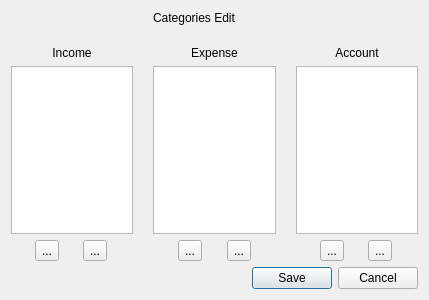
<?xml version="1.0" encoding="UTF-8"?>
<ui version="4.0">
 <class>CategoryDialog</class>
 <widget class="QDialog" name="CategoryDialog">
  <property name="geometry">
   <rect>
    <x>0</x>
    <y>0</y>
    <width>429</width>
    <height>300</height>
   </rect>
  </property>
  <property name="windowTitle">
   <string>Dialog</string>
  </property>
  <property name="layoutDirection">
   <enum>Qt::LayoutDirection::LeftToRight</enum>
  </property>
  <layout class="QGridLayout" name="gridLayout" rowstretch="1,0,0,0,0,0,0">
   <property name="sizeConstraint">
    <enum>QLayout::SizeConstraint::SetDefaultConstraint</enum>
   </property>
   <property name="horizontalSpacing">
    <number>20</number>
   </property>
   <item row="5" column="3">
    <layout class="QHBoxLayout" name="horizontalLayout">
     <property name="spacing">
      <number>0</number>
     </property>
     <item>
      <widget class="QToolButton" name="AccountAddButton">
       <property name="text">
        <string>...</string>
       </property>
       <property name="icon">
        <iconset theme="QIcon::ThemeIcon::ListAdd"/>
       </property>
      </widget>
     </item>
     <item>
      <widget class="QToolButton" name="AccountRemoveButton">
       <property name="text">
        <string>...</string>
       </property>
       <property name="icon">
        <iconset theme="QIcon::ThemeIcon::ListRemove"/>
       </property>
      </widget>
     </item>
    </layout>
   </item>
   <item row="0" column="2">
    <widget class="QLabel" name="label_4">
     <property name="text">
      <string>Categories Edit</string>
     </property>
    </widget>
   </item>
   <item row="3" column="3">
    <widget class="QListView" name="listAccountView">
     <property name="editTriggers">
      <set>QAbstractItemView::EditTrigger::DoubleClicked|QAbstractItemView::EditTrigger::EditKeyPressed|QAbstractItemView::EditTrigger::SelectedClicked</set>
     </property>
    </widget>
   </item>
   <item row="2" column="1">
    <widget class="QLabel" name="label">
     <property name="text">
      <string>Income</string>
     </property>
     <property name="alignment">
      <set>Qt::AlignmentFlag::AlignCenter</set>
     </property>
    </widget>
   </item>
   <item row="5" column="2">
    <layout class="QHBoxLayout" name="horizontalLayout_2">
     <property name="spacing">
      <number>0</number>
     </property>
     <item>
      <widget class="QToolButton" name="ExpenseAddButton">
       <property name="text">
        <string>...</string>
       </property>
       <property name="icon">
        <iconset theme="QIcon::ThemeIcon::ListAdd"/>
       </property>
      </widget>
     </item>
     <item>
      <widget class="QToolButton" name="ExpenseRemoveButton">
       <property name="text">
        <string>...</string>
       </property>
       <property name="icon">
        <iconset theme="QIcon::ThemeIcon::ListRemove"/>
       </property>
      </widget>
     </item>
    </layout>
   </item>
   <item row="3" column="2">
    <widget class="QListView" name="listExpenseView">
     <property name="editTriggers">
      <set>QAbstractItemView::EditTrigger::DoubleClicked|QAbstractItemView::EditTrigger::EditKeyPressed|QAbstractItemView::EditTrigger::SelectedClicked</set>
     </property>
    </widget>
   </item>
   <item row="2" column="2">
    <widget class="QLabel" name="label_2">
     <property name="text">
      <string>Expense</string>
     </property>
     <property name="alignment">
      <set>Qt::AlignmentFlag::AlignCenter</set>
     </property>
    </widget>
   </item>
   <item row="6" column="2" colspan="2">
    <widget class="QDialogButtonBox" name="buttonBox">
     <property name="orientation">
      <enum>Qt::Orientation::Horizontal</enum>
     </property>
     <property name="standardButtons">
      <set>QDialogButtonBox::StandardButton::Cancel|QDialogButtonBox::StandardButton::Save</set>
     </property>
    </widget>
   </item>
   <item row="3" column="1">
    <widget class="QListView" name="listIncomeView">
     <property name="editTriggers">
      <set>QAbstractItemView::EditTrigger::DoubleClicked|QAbstractItemView::EditTrigger::EditKeyPressed|QAbstractItemView::EditTrigger::SelectedClicked</set>
     </property>
     <property name="tabKeyNavigation">
      <bool>true</bool>
     </property>
     <property name="dragEnabled">
      <bool>true</bool>
     </property>
     <property name="defaultDropAction">
      <enum>Qt::DropAction::CopyAction</enum>
     </property>
     <property name="alternatingRowColors">
      <bool>false</bool>
     </property>
     <property name="viewMode">
      <enum>QListView::ViewMode::ListMode</enum>
     </property>
     <property name="itemAlignment">
      <set>Qt::AlignmentFlag::AlignLeading</set>
     </property>
    </widget>
   </item>
   <item row="2" column="3">
    <widget class="QLabel" name="label_3">
     <property name="layoutDirection">
      <enum>Qt::LayoutDirection::RightToLeft</enum>
     </property>
     <property name="text">
      <string>Account</string>
     </property>
     <property name="alignment">
      <set>Qt::AlignmentFlag::AlignCenter</set>
     </property>
    </widget>
   </item>
   <item row="5" column="1">
    <layout class="QHBoxLayout" name="horizontalLayout_3">
     <property name="spacing">
      <number>0</number>
     </property>
     <property name="sizeConstraint">
      <enum>QLayout::SizeConstraint::SetDefaultConstraint</enum>
     </property>
     <item>
      <widget class="QToolButton" name="IncomeAddButton">
       <property name="text">
        <string>...</string>
       </property>
       <property name="icon">
        <iconset theme="QIcon::ThemeIcon::ListAdd"/>
       </property>
      </widget>
     </item>
     <item>
      <widget class="QToolButton" name="IncomeRemoveButton">
       <property name="layoutDirection">
        <enum>Qt::LayoutDirection::LeftToRight</enum>
       </property>
       <property name="text">
        <string>...</string>
       </property>
       <property name="icon">
        <iconset theme="QIcon::ThemeIcon::ListRemove"/>
       </property>
      </widget>
     </item>
    </layout>
   </item>
   <item row="1" column="2">
    <spacer name="verticalSpacer">
     <property name="orientation">
      <enum>Qt::Orientation::Vertical</enum>
     </property>
     <property name="sizeHint" stdset="0">
      <size>
       <width>20</width>
       <height>40</height>
      </size>
     </property>
    </spacer>
   </item>
  </layout>
 </widget>
 <resources/>
 <connections>
  <connection>
   <sender>buttonBox</sender>
   <signal>accepted()</signal>
   <receiver>CategoryDialog</receiver>
   <slot>accept()</slot>
   <hints>
    <hint type="sourcelabel">
     <x>248</x>
     <y>254</y>
    </hint>
    <hint type="destinationlabel">
     <x>157</x>
     <y>274</y>
    </hint>
   </hints>
  </connection>
  <connection>
   <sender>buttonBox</sender>
   <signal>rejected()</signal>
   <receiver>CategoryDialog</receiver>
   <slot>reject()</slot>
   <hints>
    <hint type="sourcelabel">
     <x>316</x>
     <y>260</y>
    </hint>
    <hint type="destinationlabel">
     <x>286</x>
     <y>274</y>
    </hint>
   </hints>
  </connection>
 </connections>
</ui>
